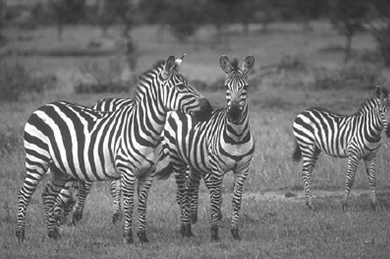
%> input picture ch02/zebra.png, 390 x 259 px
$ octave ch02_histeq.m   (GNU Octave 9; MATLAB toolbox functions it lacks are replaced by stand-ins)
%> lines starting %> are read from the running program, lines starting %| are printed output that depends on the picture

%I = rgb2gray(imread('birds.png')); % read in image
I = rgb2gray(imread('zebra.png')); % read in image
%> I: size 259x390 uint8; min 26, max 255, mean 113.8

Ieq=histeq(I);
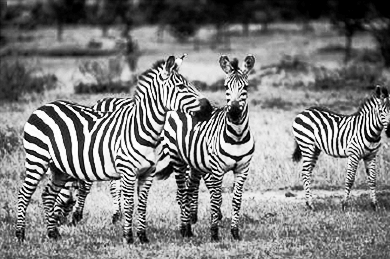
%> Ieq: size 259x390 uint8; min 0, max 255, mean 126.7
subplot(2,2,1), imshow(I); % display image
subplot(2,2,2), imshow(Ieq); % display result
subplot(2,2,3), imhist(I); % display hist. of image
subplot(2,2,4), imhist(Ieq); % display hist. of result
%> after `imhist(Ieq)`:
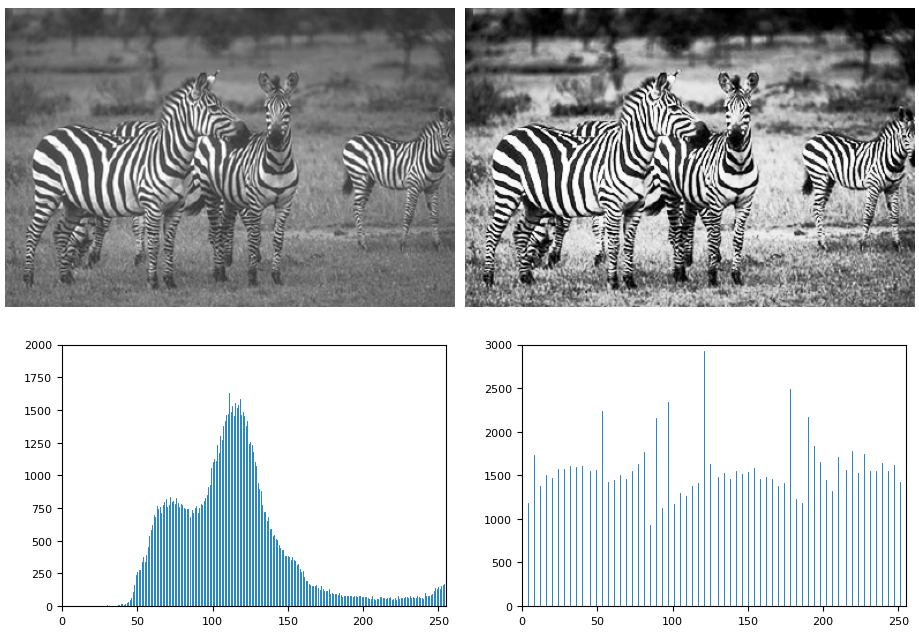
%> figure redrawn from the program's plot data, 4 panels

$ run again, with ch02/birds.png copied over ch02/zebra.png
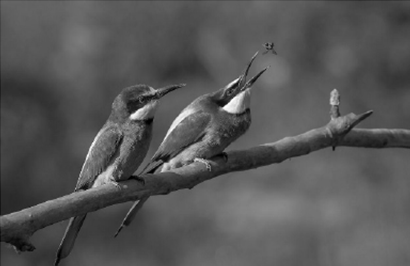
%> input picture ch02/birds.png, 410 x 266 px
%> `Ieq=histeq(I);`:
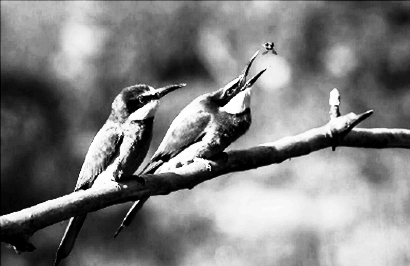
%> Ieq: size 266x410 uint8; min 0, max 255, mean 126.8
%> `imhist(Ieq)`:
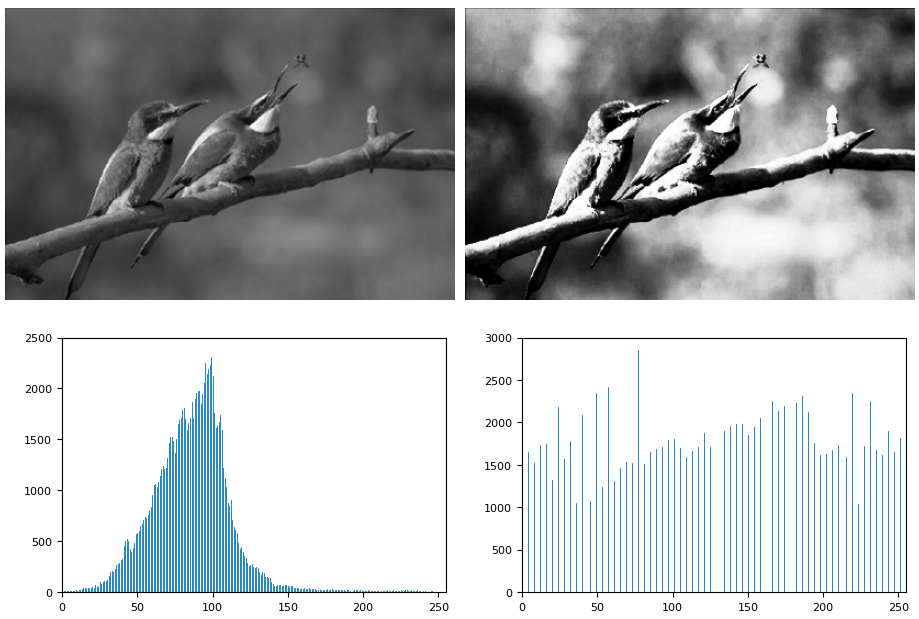
%> figure redrawn from the program's plot data, 4 panels

$ run again, with ch02/onion.png copied over ch02/zebra.png
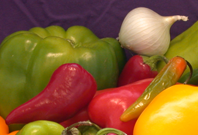
%> input picture ch02/onion.png, 198 x 135 px
%> `Ieq=histeq(I);`:
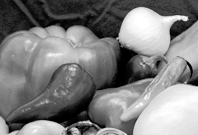
%> Ieq: size 135x198 uint8; min 0, max 255, mean 126.6
%> `imhist(Ieq)`:
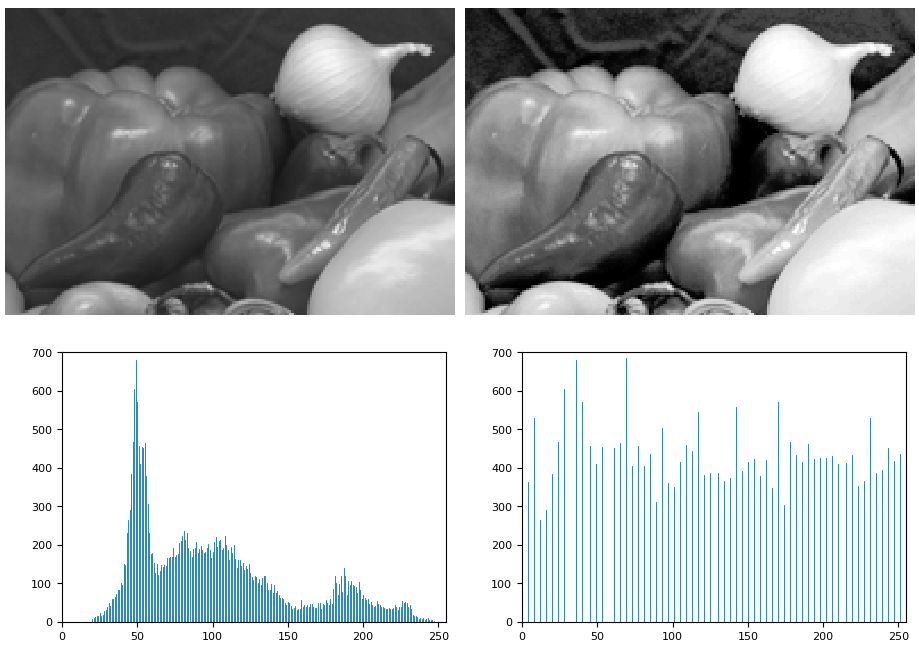
%> figure redrawn from the program's plot data, 4 panels
